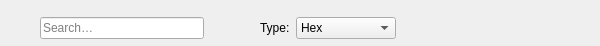
<?xml version="1.0" encoding="UTF-8"?>
<ui version="4.0">
 <class>FindDialog</class>
 <widget class="QWidget" name="FindDialog">
  <property name="geometry">
   <rect>
    <x>0</x>
    <y>0</y>
    <width>600</width>
    <height>46</height>
   </rect>
  </property>
  <property name="windowTitle">
   <string>Find</string>
  </property>
  <layout class="QVBoxLayout" name="verticalLayout">
   <property name="spacing">
    <number>0</number>
   </property>
   <property name="leftMargin">
    <number>0</number>
   </property>
   <property name="topMargin">
    <number>0</number>
   </property>
   <property name="rightMargin">
    <number>0</number>
   </property>
   <property name="bottomMargin">
    <number>0</number>
   </property>
   <item>
    <widget class="Hairline" name="topBorder" native="true"/>
   </item>
   <item>
    <layout class="QHBoxLayout" name="horizontalLayout">
     <property name="spacing">
      <number>6</number>
     </property>
     <property name="leftMargin">
      <number>6</number>
     </property>
     <property name="topMargin">
      <number>4</number>
     </property>
     <property name="rightMargin">
      <number>6</number>
     </property>
     <property name="bottomMargin">
      <number>4</number>
     </property>
     <item>
      <widget class="QToolButton" name="btnOptions">
       <property name="minimumSize">
        <size>
         <width>28</width>
         <height>28</height>
        </size>
       </property>
       <property name="maximumSize">
        <size>
         <width>28</width>
         <height>28</height>
        </size>
       </property>
       <property name="focusPolicy">
        <enum>Qt::FocusPolicy::TabFocus</enum>
       </property>
       <property name="toolTip">
        <string>Search options</string>
       </property>
       <property name="text">
        <string/>
       </property>
       <property name="icon">
        <iconset theme="edit-find-symbolic"/>
       </property>
       <property name="popupMode">
        <enum>QToolButton::ToolButtonPopupMode::InstantPopup</enum>
       </property>
       <property name="autoRaise">
        <bool>true</bool>
       </property>
      </widget>
     </item>
     <item>
      <widget class="QLineEdit" name="editFind">
       <property name="toolTip">
        <string>Search data</string>
       </property>
       <property name="placeholderText">
        <string>Search…</string>
       </property>
      </widget>
     </item>
     <item>
      <widget class="QToolButton" name="btnNavigate">
       <property name="minimumSize">
        <size>
         <width>28</width>
         <height>28</height>
        </size>
       </property>
       <property name="maximumSize">
        <size>
         <width>28</width>
         <height>28</height>
        </size>
       </property>
       <property name="focusPolicy">
        <enum>Qt::FocusPolicy::TabFocus</enum>
       </property>
       <property name="toolTip">
        <string>Previous / Next</string>
       </property>
       <property name="text">
        <string/>
       </property>
       <property name="icon">
        <iconset theme="mail-send-receive-symbolic"/>
       </property>
       <property name="popupMode">
        <enum>QToolButton::ToolButtonPopupMode::InstantPopup</enum>
       </property>
       <property name="autoRaise">
        <bool>true</bool>
       </property>
      </widget>
     </item>
     <item>
      <spacer name="horizontalSpacer_2">
       <property name="orientation">
        <enum>Qt::Orientation::Horizontal</enum>
       </property>
       <property name="sizeType">
        <enum>QSizePolicy::Policy::Fixed</enum>
       </property>
       <property name="sizeHint" stdset="0">
        <size>
         <width>16</width>
         <height>0</height>
        </size>
       </property>
      </spacer>
     </item>
     <item>
      <widget class="QLabel" name="label">
       <property name="text">
        <string>Type:</string>
       </property>
      </widget>
     </item>
     <item>
      <widget class="QComboBox" name="comboDataType">
       <property name="minimumSize">
        <size>
         <width>100</width>
         <height>0</height>
        </size>
       </property>
       <property name="focusPolicy">
        <enum>Qt::FocusPolicy::TabFocus</enum>
       </property>
       <property name="toolTip">
        <string>Search data type</string>
       </property>
       <property name="sizeAdjustPolicy">
        <enum>QComboBox::SizeAdjustPolicy::AdjustToContentsOnFirstShow</enum>
       </property>
       <item>
        <property name="text">
         <string>Hex</string>
        </property>
       </item>
       <item>
        <property name="text">
         <string/>
        </property>
       </item>
       <item>
        <property name="text">
         <string>UTF-8</string>
        </property>
       </item>
       <item>
        <property name="text">
         <string>UTF-16</string>
        </property>
       </item>
       <item>
        <property name="text">
         <string>UTF-32</string>
        </property>
       </item>
       <item>
        <property name="text">
         <string/>
        </property>
       </item>
       <item>
        <property name="text">
         <string>Byte</string>
        </property>
       </item>
       <item>
        <property name="text">
         <string>Word</string>
        </property>
       </item>
       <item>
        <property name="text">
         <string>Dword</string>
        </property>
       </item>
      </widget>
     </item>
     <item>
      <spacer name="horizontalSpacer">
       <property name="orientation">
        <enum>Qt::Orientation::Horizontal</enum>
       </property>
       <property name="sizeHint" stdset="0">
        <size>
         <width>0</width>
         <height>0</height>
        </size>
       </property>
      </spacer>
     </item>
     <item>
      <widget class="QToolButton" name="btnClose">
       <property name="minimumSize">
        <size>
         <width>28</width>
         <height>28</height>
        </size>
       </property>
       <property name="maximumSize">
        <size>
         <width>28</width>
         <height>28</height>
        </size>
       </property>
       <property name="focusPolicy">
        <enum>Qt::FocusPolicy::NoFocus</enum>
       </property>
       <property name="toolTip">
        <string>Close</string>
       </property>
       <property name="text">
        <string/>
       </property>
       <property name="icon">
        <iconset theme="window-close-symbolic"/>
       </property>
       <property name="autoRaise">
        <bool>true</bool>
       </property>
      </widget>
     </item>
    </layout>
   </item>
  </layout>
 </widget>
 <customwidgets>
  <customwidget>
   <class>Hairline</class>
   <extends>QWidget</extends>
   <header>theme.h</header>
  </customwidget>
 </customwidgets>
 <resources/>
 <connections/>
</ui>
